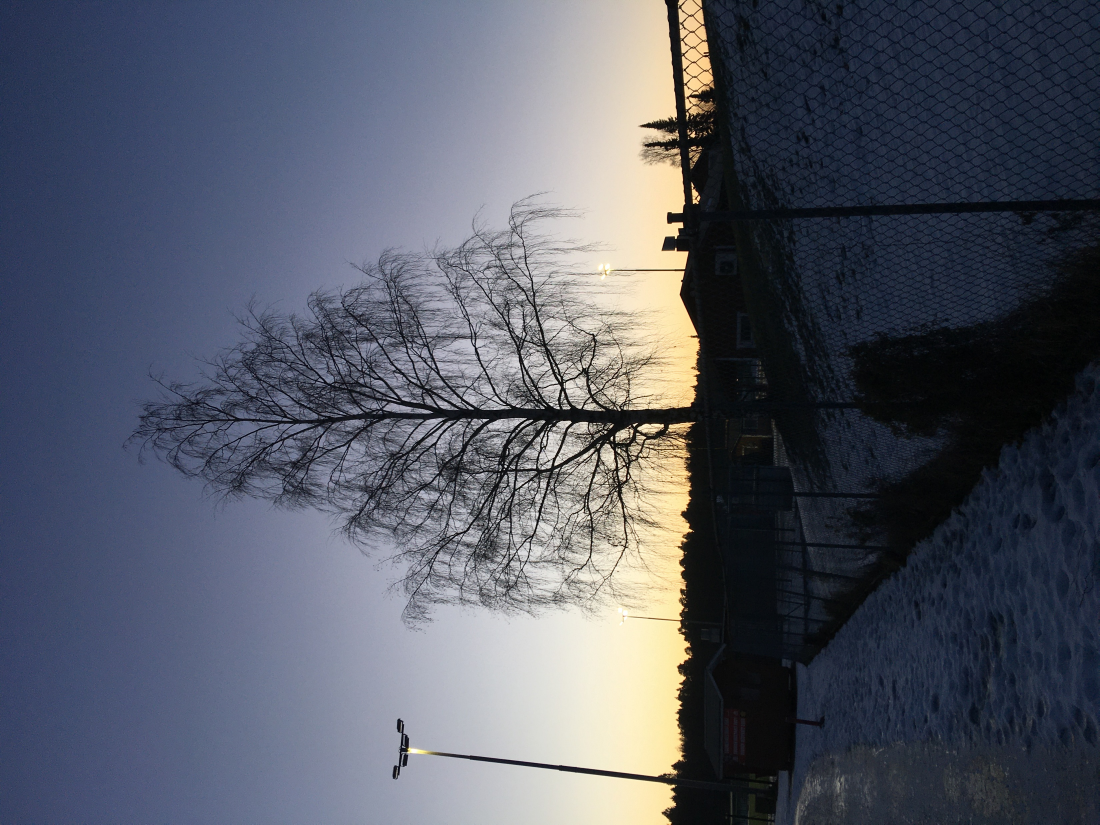
#> input picture images/original_images/image_21.jpeg, 3298 x 2473 px (shown at 1/3 size)
$ python -i transformations.py   (imports and definitions only)
#> lines starting #> are read from the running program, lines starting #| are printed output that depends on the picture
""" all of the augmentaion functions to one image """

import random
from PIL import Image, ImageEnhance, ImageFilter
import numpy as np
import cv2


def flip_image(image):
    """Flips the image horizontally"""
    return image.transpose(Image.FLIP_LEFT_RIGHT)


# [18 lines left out: functions zoom_in, rotate_image, not called in this run]


def warp_perspective(image):  # not sure if we want to use this, some images a bit funky
    """
    Applies a random perspective warp

    This function converts the PIL image to OpenCV format, randomly perturbs
    the corner points, applies the perspective transformation, and then converts back
    """
    cv_img = cv2.cvtColor(np.array(image), cv2.COLOR_RGB2BGR)
#> cv_img is the input picture: shape (2473, 3298, 3); mean B, G, R 101.2, 89, 84.8
    rows, cols, _ = cv_img.shape
#> rows = 2473; cols = 3298
    src_pts = np.float32([[0, 0], [cols, 0], [0, rows], [cols, rows]])  # corners
    max_shift_x = cols * 0.1  # change these to impact shift level
#> max_shift_x = 329.8
    max_shift_y = rows * 0.1  # change these to impact shift level
#> max_shift_y = 247.3
    dst_pts = np.float32(
        [  # adding the random warp
            [random.uniform(0, max_shift_x), random.uniform(0, max_shift_y)],
            [cols - random.uniform(0, max_shift_x), random.uniform(0, max_shift_y)],
            [random.uniform(0, max_shift_x), rows - random.uniform(0, max_shift_y)],
            [
                cols - random.uniform(0, max_shift_x),
                rows - random.uniform(0, max_shift_y),
            ],
        ]
    )
    M = cv2.getPerspectiveTransform(src_pts, dst_pts)

    warped = cv2.warpPerspective(cv_img, M, (cols, rows), borderMode=cv2.BORDER_REFLECT)
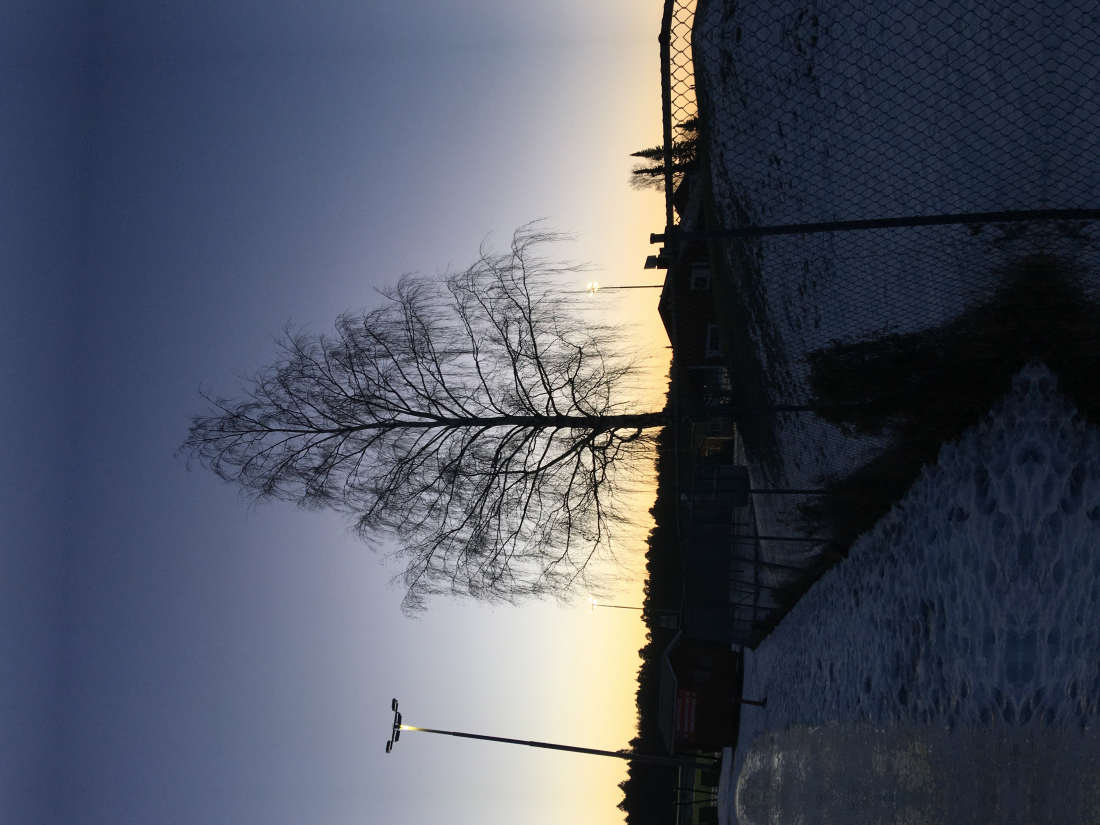
#> warped: shape (2473, 3298, 3) (shown at 1/3 size); mean B, G, R 96.7, 83.3, 78.3
    warped_rgb = cv2.cvtColor(warped, cv2.COLOR_BGR2RGB)
    return Image.fromarray(warped_rgb)


# [37 lines left out: functions rgb_shift, channel_shuffle, increase_brightness, increase_contrast, adjust_saturation, not called in this run]


def convert_to_grayscale(image):
    """Converts an image to grayscale and then back to RGB format"""
    return image.convert("L").convert("RGB")


# [6 lines left out: function blur_image, not called in this run]


# image size TODO: uniform sizing that matches the backend->utils->preprocessing functions for the uploaded images?

>>> import cv2
>>> picture = cv2.cvtColor(cv2.imread('../images/original_images/image_21.jpeg'), cv2.COLOR_BGR2RGB)
>>> result = warp_perspective(picture)
